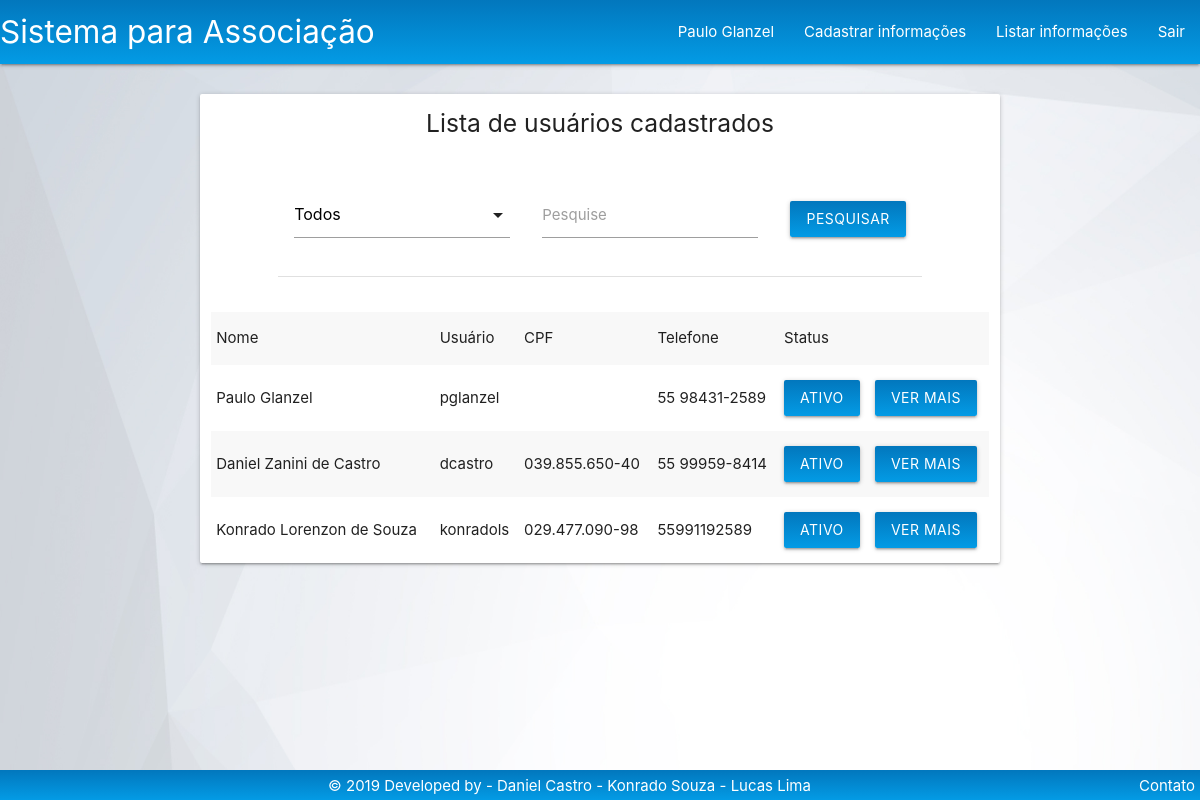
/Tela/listarUsuario.php (signed in), run on an earlier commit of the app's database.
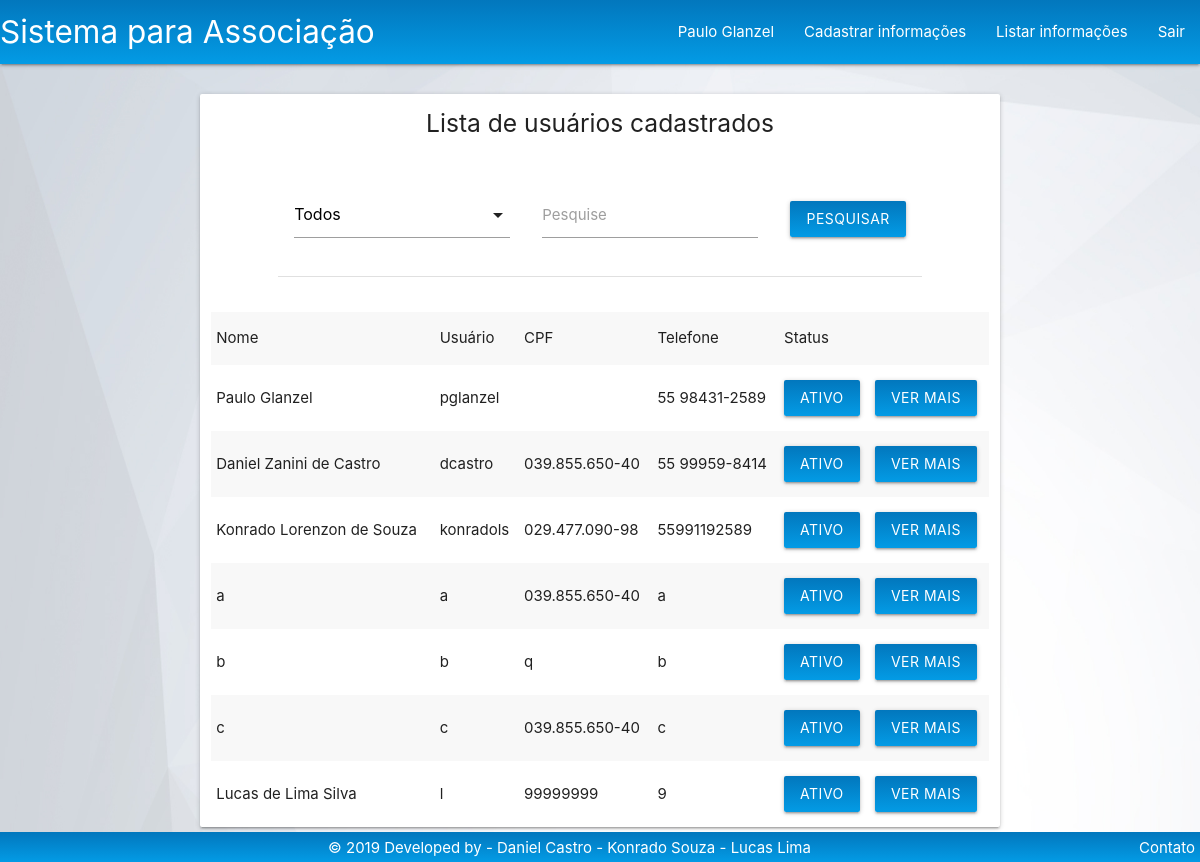
And on a later commit of the database.
### tables this page shows
CREATE TABLE `usuario` (
  `id` int(11) NOT NULL,
  `nome` varchar(100) DEFAULT NULL,
  `usuario` varchar(50) NOT NULL,
  `senha` varchar(150) NOT NULL,
  `cidade` varchar(100) DEFAULT NULL,
  `bairro` varchar(100) DEFAULT NULL,
  `rua` varchar(100) DEFAULT NULL,
  `numero` varchar(20) DEFAULT NULL,
  `cep` varchar(10) NOT NULL,
  `cpf` varchar(14) DEFAULT NULL,
  `rg` varchar(30) DEFAULT NULL,
  `data_nasc` varchar(20) NOT NULL,
  `telefone` varchar(15) DEFAULT NULL,
  `email` varchar(100) DEFAULT NULL,
  `fotoPerfil` varchar(100) NOT NULL,
  `pode_logar` varchar(30) DEFAULT NULL,
  `administrador` varchar(50) NOT NULL
);

### Modelo/usuario.php (called while the page is built, shortened)
<?php
class usuario {
    private $nome;
    private $administrador;
    function getNome() {
        return $this->nome;
    }
    function getAdministrador() {
        return $this->administrador;
    }
}

### Controle/usuarioPDO.php (called while the page is built, shortened)
<?php
if (!realpath("./index.php")) {
    include_once '../Modelo/usuario.php';
} else {
    include_once "./Controle/conexao.php";
    include_once './Modelo/usuario.php';
    include_once './Modelo/aluno.php';
    include_once './Modelo/diretoria.php';
}
class usuarioPDO {
    public function litarUsuarios() {
        $conexao = new conexao();
        $pdo = $conexao->getConexao();
        $sql = $pdo->prepare("SELECT * FROM usuario;");
        $sql->execute();
        return $sql;
    }
}

### Tela/listarUsuario.php (the view, shortened to what this page needs)
<?php
include_once '../Modelo/usuario.php';
?>
<!DOCTYPE html>
<html>
        <?php
        include_once '../Base/header.php';
        ?>
    <body class="homeimg">
        <?php
        include_once '../Base/nav.php';
        ?>
        <div class="row ">
            <br>
            <div class="col s8 offset-s2 card">
                <h5 class="center">Lista de usuários cadastrados</h5>
                <div class="row center">
                    <form method="post" action="./listarUsuario.php" class="col s10 offset-s1 input-field">
                        <table>
                            <tr>
                                <td>
                                    <div class="input-field col s12 center">
                                    </div>
                                </td>
                                <td>
                                    <div class="input-field col s12 center">
                                        <input id="" class="input-field col s12" type="text" name="pesquisar">
                                        <label for="pesquisar">Pesquise</label>
                                    </div>
                                </td>
                                <td>
                                    <div class="col s12">
                                        <input type="submit" id="btn-pesquisar" class="btn corpadrao inline" value="Pesquisar">
                                    </div>
                                </td>
                            </tr>
                        </table>
                    </form>
                </div>
                <table class="striped">
                    <tr>
                        <td>Nome</td>
                        <td>Usuário</td>
                        <td>CPF</td>
                        <td>Telefone</td>
                        <td>Status</td>
                        <td></td>
                    </tr>
                    <?php
                    include_once '../Controle/usuarioPDO.php';
                    $usuarioListar = new usuarioPDO();
                    if (isset($_POST['pesquisar'])) {
                        $pesquisa = $_POST['pesquisar'];
                        if ($_POST['select'] == 'nomeUser') {
                            $sql = $usuarioListar->pesquisarUsuariosPorNome($pesquisa);
                        } else {
                            if ($_POST['select'] == 'rgUser') {
                                $sql = $usuarioListar->pesquisarUsuariosPorRG($pesquisa);
                            } else {
                                if ($_POST['select'] == 'cpfUser') {
                                    $sql = $usuarioListar->pesquisarUsuariosPorCPF($pesquisa);
                                } else {
                                    if ($_POST['select'] == 'cursoUser') {
                                        $sql = $usuarioListar->pesquisarUsuariosPorCurso($pesquisa);
                                    } else {
                                        if ($_POST['select'] == 'todosUsers') {
                                            $sql = $usuarioListar->litarUsuarios();
                                        } else {
                                            if ($_POST['select'] == 'membrosAtivos') {
                                                $sql = $usuarioListar->pesquisarUsuariosAtivos($pesquisa);
                                            } else {
                                                if ($_POST['select'] == 'membrosInativos') {
                                                    $sql = $usuarioListar->pesquisarUsuariosInativos($pesquisa);
                                                } else {
                                                    if ($_POST['select'] == 'membrosDiretoria') {
                                                        $sql = $usuarioListar->pesquisarUsuariosDaDiretoria($pesquisa);
                                                    } else {
                                                        if ($_POST['select'] == 'admin') {
                                                            $sql = $usuarioListar->pesquisarUsuariosAdministradores($pesquisa);
                                                        } else {
                                                            if ($_POST['select'] == 'nomeTodos') {
                                                                $sql = $usuarioListar->pesquisarUsuariosPorNome($pesquisa);
                                                            } else {
                                                                if ($_POST['select'] == 'apenaAlunos') {
                                                                    $sql = $usuarioListar->pesquisarUsuariosAluno($pesquisa);
                                                                } else {
                                                                    $sql = false;
                                                                }
                                                            }
                                                        }
                                                    }
                                                }
                                            }
                                        }
                                    }
                                }
                            }
                        }
                    } else {
                        $sql = $usuarioListar->litarUsuarios();
                    }
                            ?>
                        <?php
                    if ($sql != false) {
                        while ($resultado = $sql->fetch()) {
                            echo "<tr>";
                            echo "<td>" . $resultado['nome'] . "</td>";
                            echo "<td>" . $resultado['usuario'] . "</td>";
                            echo "<td>" . $resultado['cpf'] . "</td>";
                            echo "<td>" . $resultado['telefone'] . "</td>";
                            if (($resultado['pode_logar'] == 'true')) {
                                echo "<td>";
                                ?><a class="btn corpadrao" href="../Controle/usuarioPDO.php?function=tornarUsuarioInativo&id=
                                   <?php echo $resultado['id'] ?>">Ativo</a>
                                   <?php
                                   echo "</td>";
                               } else {
                                   echo "<td>";
                                   ?>
                                <a class="btn red darken-2" href="../Controle/usuarioPDO.php?function=tornarUsuarioAtivo&id=
                                   <?php echo $resultado['id'] ?>">Inativo</a><?php
                                   echo "</td>";
                               }
                           echo "<td>";
                           ?><a class="btn corpadrao" href="./verMais.php?id=<?php echo $resultado['id'];?>">Ver mais</a><?php
                        echo "</td>";
                        echo "</tr>";
                        }
                    } else {
                        echo "<tr><td><h6>Nenhum resultado econtrado</h6></td></tr>";
                    }
                    ?>
                </table>
            </div>
            <div class="col s2"></div>
        </div>
        <?php include_once '../Base/footer.php'; ?>
    </body>
</html>

### Base/header.php (shortened to what this page needs)
<?php
if (realpath("./index.php")) {
    $pontos = "";
} else {
    $pontos = ".";
}
?>
<link rel="stylesheet" href="<?php echo $pontos; ?>./css/materialize.css">
<link rel="stylesheet" href="<?php echo $pontos; ?>./css/custom.css">

### Base/nav.php (shortened to what this page needs)
<?php
if (isset($_SESSION['usuario'])) {
    include_once '../Modelo/usuario.php';
    $usuario = unserialize($_SESSION['usuario']);
    if ($usuario->getAdministrador() == 'true') {
        include_once '../Base/navAdministrativa.php';
    } else {
            include_once '../Base/navPadrao.php';
    }
} else {
    include_once '../Base/navBar.php';
}

### Base/navAdministrativa.php (shortened to what this page needs)
<?php
if (realpath("./index.php")) {
    $pontos = "";
} else {
    $pontos = ".";
}
?>
<nav class="nav-extended corpadrao">
    <div class="nav-wrapper">
        <a href="<?php echo $pontos; ?>./Tela/home.php" class="brand-logo">Sistema para Associação</a>
        <ul id="nav-mobile" class="right hide-on-med-and-down">
            <li><a class='dropdown-trigger' data-target='dropdown1'>
                <?php
                $usuario = unserialize($_SESSION['usuario']);
                echo $usuario->getNome();
                ?>
                </a></li>
            <li><a class='dropdown-trigger' data-target='dropdown2'>Cadastrar informações</a></li>
            <li><a class='dropdown-trigger' data-target='dropdown4'>Listar informações</a></li>
            <li><a href="<?php echo $pontos; ?>./Controle/usuarioPDO.php?function=logout">Sair</a></li>
        </ul>
    </div>
</nav>

### Base/footer.php
<footer class="center corpadrao">
    <div class="footer-copyright white-text" ><a href="http://nobadserver.com" class="white-text">
            © 2019 Developed by - Daniel Castro - Konrado Souza - Lucas Lima</a>
        <div class="right white-text" style="margin-right: 5px;"><a href="<?php echo realpath('./index.php')? '':'.'?>./Tela/contato.php" class="white-text">Contato</a></div>
        </div>
</footer>

### css/custom.css (style rules this page uses)
footer { position: fixed; bottom: 0; width: 100%; padding-top: 5px; padding-bottom: 3px; }
.homeimg { background-image: url('../Img/bg2.jpg'); background-size: 100% 100%; background-attachment: fixed; }
.corpadrao { background: linear-gradient(to bottom, #0277bd , #039be5); }

What changed in the data, as far as the page shows it:
added usuario: nome "a", usuario "a", cpf "039.855.650-40", telefone "a"
added usuario: nome "b", usuario "b", cpf "q", telefone "b"
added usuario: nome "c", usuario "c", cpf "039.855.650-40", telefone "c"
added usuario: nome "Lucas de Lima Silva", usuario "l", cpf "99999999", telefone "9"
